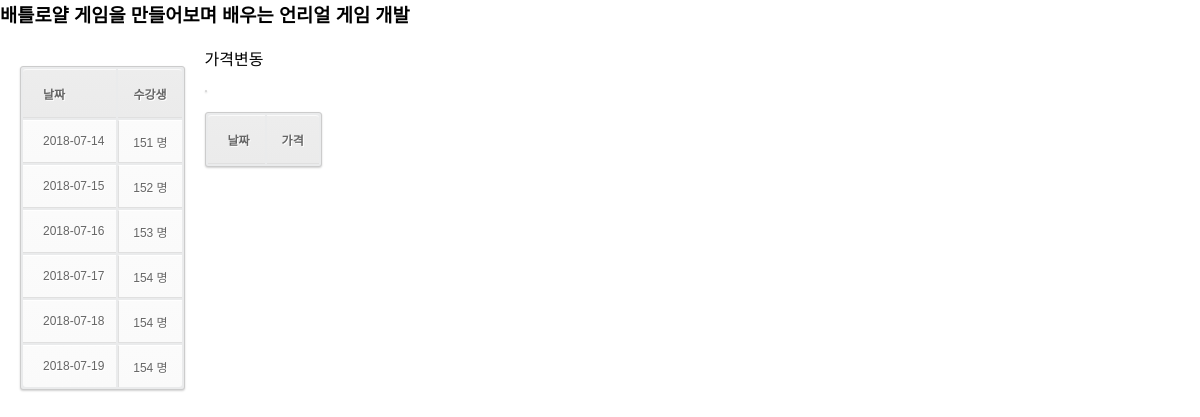
The page /course/9 on the database as committed earlier.
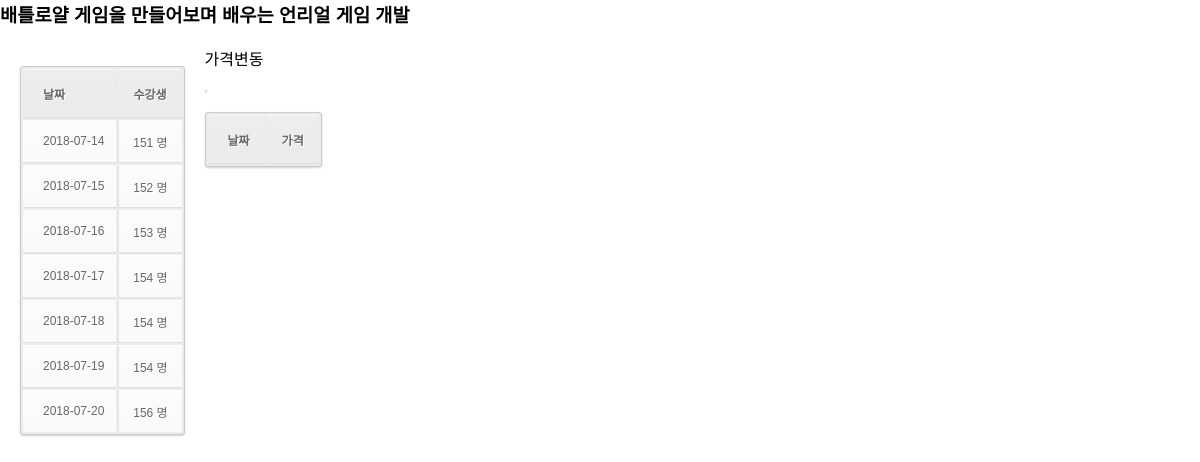
The same page on the database as committed later.
### tables this page shows
CREATE TABLE SALES (
	ID INTEGER,
	UPDATE_DATE STRING,
	PRICE INTEGER,
	STUDENT_COUNT INTEGER,
	PRIMARY KEY(ID, UPDATE_DATE),
	FOREIGN KEY(ID) REFERENCES COURSES(ID) ON DELETE CASCADE
);

### app.py (the view)
@app.route('/course/<course_id>')
def course_index(course_id):
	sql = "SELECT TITLE FROM COURSES WHERE ID = (?)"
	cur = g.db.execute(sql, [course_id])
	title = cur.fetchall()[0][0]
	sql = "SELECT STUDENT_COUNT, UPDATE_DATE FROM SALES WHERE ID = (?) AND UPDATE_DATE > DATE(?, '-7 day');"
	cur = g.db.execute(sql, [course_id, datetime.now().strftime('%Y-%m-%d')])
	student_count = [dict(STUDENT_COUNT=format(int(row[0]), ','), UPDATE_DATE=row[1]) for row in cur.fetchall()]
	sql = "SELECT A.UPDATE_DATE, A.PRICE FROM SALES A, SALES B WHERE A.ID = (?) AND A.ID = B.ID AND A.PRICE <> B.PRICE"
	cur = g.db.execute(sql, [course_id])
	prices = [dict(UPDATE_DATE=row[0], PRICE=format(int(row[1]), ',')) for row in cur.fetchall()]
	return render_template('course.html', ID=course_id, TITLE=title, STUDENT_COUNT=student_count, PRICE=prices)

### app.py (called while the page is built)
def connect_db():
	return sqlite3.connect(app.config['DATABASE'])

@app.before_request
def before_request():
	g.db = connect_db()

@app.teardown_request
def teardown_request(exception):
	g.db.close()

### templates/course.html (shortened to what this page needs)
<html>
<head>
</head>
<body><div id="chart"></div></body>
<html>
<link rel="stylesheet" href={{ url_for('static', filename='css/table_style.css') }}>
  <head>
  </head>
  <body>
    <div class="box">
      <div class="box-header">
        <h3 class="box-title">  {{ TITLE }}</h3>
      </div>
      <div class="box-body", style="float:left">
        <table id="date-table" class="table table-bordered">
          <thead>
            <tr>
              <th>날짜</th>
              <th>수강생</th>
            </tr>
          </thead>
          <tbody>
            {% for STUDENT in STUDENT_COUNT %}
            <tr>
              <td> {{ STUDENT.UPDATE_DATE }} </td>
              <td> {{ STUDENT.STUDENT_COUNT }} 명</td>
            </tr>
            {% endfor %}
          </tbody>
        </table>
      </div>
      <div class="box-body">
        가격변동
        <table id="price-change">
        <table>
          <thead>
            <tr>
              <th>날짜</th>
              <th>가격</th>
            </tr>
          </thead>
        </table>
      </table>
      </div>
    </div>
  </body>
</html>
</html>

Rows that differ between the two databases and show on the page:
added SALES: UPDATE_DATE "2018-07-20", STUDENT_COUNT "156"
